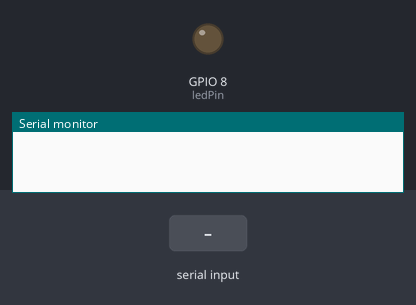
Bench run of a sketch on a simulated ESP32-S3. On the bench: output pins drawn as LEDs (lit = HIGH), the last lines printed to the serial monitor. The inputs (shaded band) are chosen by the test bench.

Above: at 1.2 s.
1.3 s: "1\n" received over the second serial link
At 2.3 s:
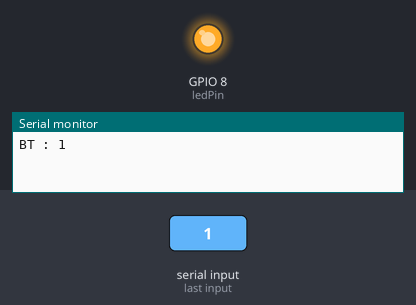
2.8 s: "0\n" received over the second serial link
At 3.4 s:
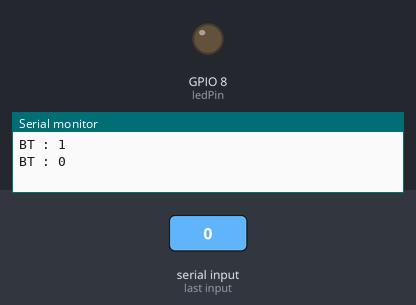
Timing chart, 0 to 5.8 s (numbered marks = the images above; inputs shaded):
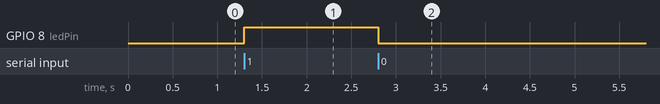

Measured:
- after the input at 1.3 s, GPIO 8 (ledPin): LOW → HIGH at once
- after the input at 2.8 s, GPIO 8 (ledPin): HIGH → LOW at once

The sketch:

esp32_bluetooth_HC05_UART.ino
```cpp
// # Notice
// HC-05 module is used here.
// Pin config
//+--------+-------------+
//| HC-05  | ESP32       |
//|--------+-------------+
//| GND    | GND         |
//| VCC    | 5V          |
//| RXD    | TX(pin 11)  |
//| TXD    | RX(Pin 12)  |
//+--------+-------------+

// Disconnect the RX and TX pin of HC-05 from arduino before code upload and connect back after code upload.
// use Arduino bluetooth Controller
// Tirtharaj Sinha


#define ledPin 8
String data = "";
#define DATA_SIZE 26  // 26 bytes is a lower than RX FIFO size (127 bytes)
#define BAUD 9600   // Any baudrate from 300 to 115200
#define TEST_UART 1   // Serial1 will be used for the loopback testing with different RX FIFO FULL values
#define RXPIN 12      // GPIO 12 => RX for Serial1
#define TXPIN 11      // GPIO 11 => TX for Serial1


void setup() {
  pinMode(ledPin, OUTPUT);
  digitalWrite(ledPin, LOW);
  Serial.begin(9600);  //default baud rate for bt 38400
  Serial1.begin(BAUD, SERIAL_8N1, RXPIN, TXPIN);
}
void loop() {
  if (Serial1.available() > 0) {  // Checks whether data is comming from the serial port      // Reads the data from the serial port
    Serial1.setTimeout(100);
    data=Serial1.readStringUntil('\n');
    Serial.print("BT : ");
    Serial.println(data);


    if (data == "0") {
      digitalWrite(ledPin, LOW);  // Turn LED OFF
      Serial1.println("LED: OFF");
    } else if (data == "1") {
      digitalWrite(ledPin, HIGH);
      Serial1.println("LED: ON");
    }
    else{
      Serial1.println("ok");
    }
  }
}
```
